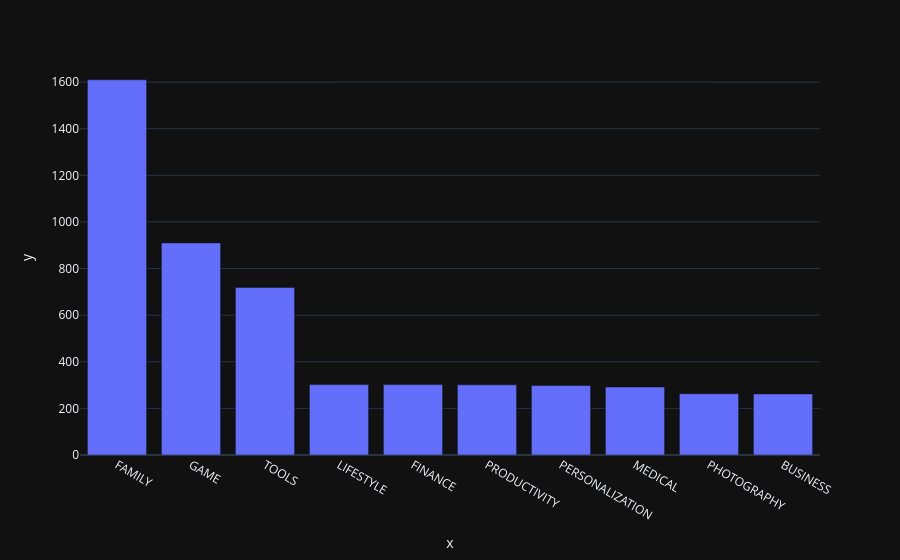

Here is the notebook cell this chart was saved with:
### Markdown cell above
### Vertical Bar Chart - Highest Competition (Number of Apps)

### Code cell
bar = px.bar(x = top_ten.index, y = top_ten.values, orientation = 'v')
bar.show()

### Figure 1 — Plotly figure (JSON) as saved in the notebook; plotly's stock layout.template omitted (floating-point values rounded to 4 significant figures)
{"data": [{"hovertemplate": "x=%{x}<br>y=%{y}<extra></extra>", "legendgroup": "", "marker": {"color": "#636efa", "pattern": {"shape": ""}}, "name": "", "orientation": "v", "showlegend": false, "textposition": "auto", "x": ["FAMILY", "GAME", "TOOLS", "LIFESTYLE", "FINANCE", "PRODUCTIVITY", "PERSONALIZATION", "MEDICAL", "PHOTOGRAPHY", "BUSINESS"], "xaxis": "x", "y": [1610, 910, 719, 302, 302, 301, 298, 292, 263, 262], "yaxis": "y", "type": "bar"}], "layout": {"xaxis": {"anchor": "y", "domain": [0.0, 1.0], "title": {"text": "x"}}, "yaxis": {"anchor": "x", "domain": [0.0, 1.0], "title": {"text": "y"}}, "legend": {"tracegroupgap": 0}, "margin": {"t": 60}, "barmode": "relative"}}
